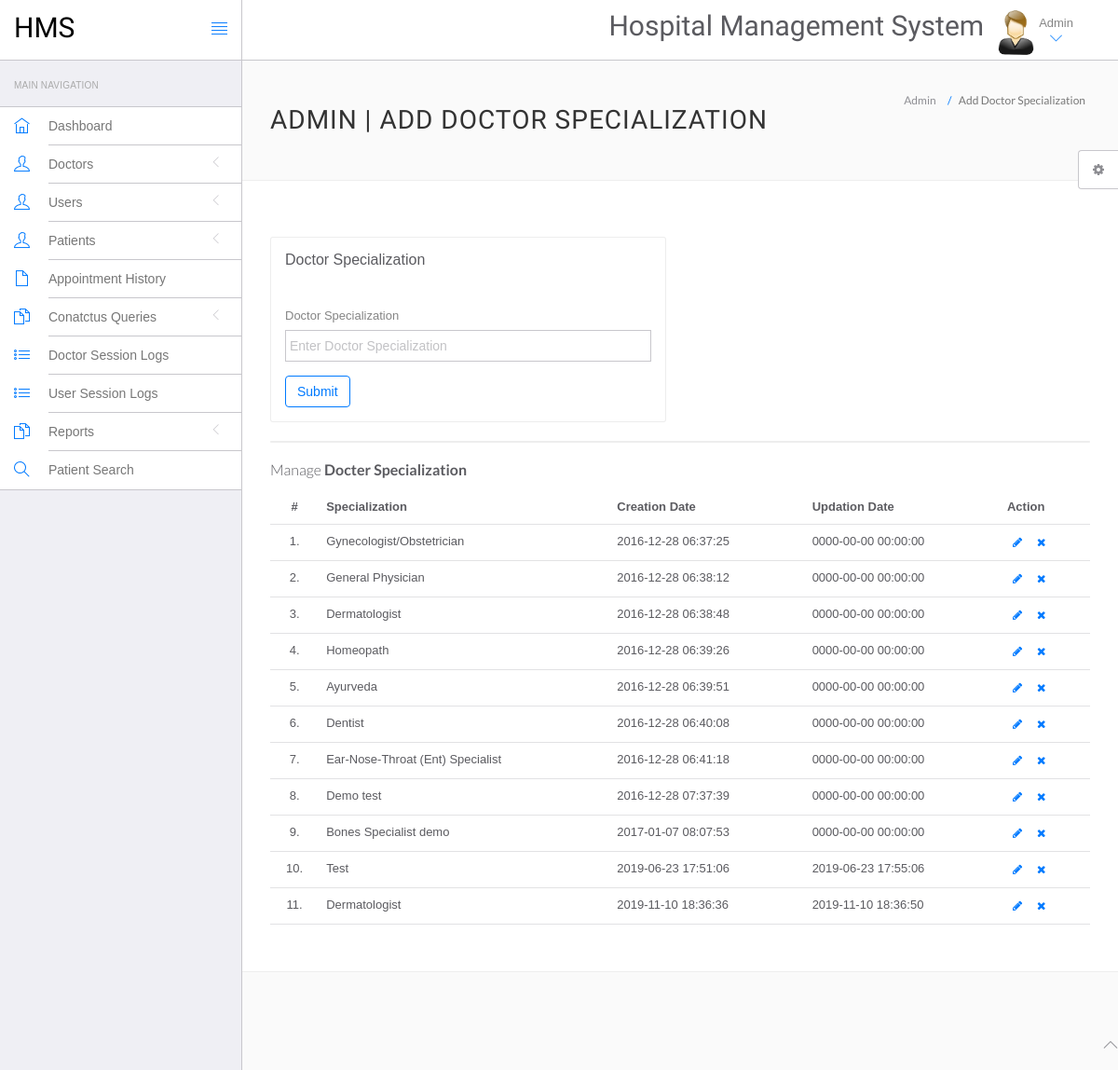
Page /hms/admin/doctor-specilization.php (signed in) on the committed database.
### tables this page shows
CREATE TABLE `doctorspecilization` (
  `id` int(11) NOT NULL,
  `specilization` varchar(255) DEFAULT NULL,
  `creationDate` timestamp NULL DEFAULT current_timestamp(),
  `updationDate` timestamp NULL DEFAULT NULL ON UPDATE current_timestamp()
);

### hms/admin/doctor-specilization.php (the view, shortened to what this page needs)
<?php
include('include/config.php');
?>
<!DOCTYPE html>
<html lang="en">
	<head>
		<link rel="stylesheet" href="vendor/bootstrap/css/bootstrap.min.css">
		<link rel="stylesheet" href="vendor/fontawesome/css/font-awesome.min.css">
		<link rel="stylesheet" href="vendor/themify-icons/themify-icons.min.css">
		<link href="vendor/animate.css/animate.min.css" rel="stylesheet" media="screen">
		<link href="vendor/perfect-scrollbar/perfect-scrollbar.min.css" rel="stylesheet" media="screen">
		<link href="vendor/switchery/switchery.min.css" rel="stylesheet" media="screen">
		<link href="vendor/bootstrap-touchspin/jquery.bootstrap-touchspin.min.css" rel="stylesheet" media="screen">
		<link href="vendor/select2/select2.min.css" rel="stylesheet" media="screen">
		<link href="vendor/bootstrap-datepicker/bootstrap-datepicker3.standalone.min.css" rel="stylesheet" media="screen">
		<link href="vendor/bootstrap-timepicker/bootstrap-timepicker.min.css" rel="stylesheet" media="screen">
		<link rel="stylesheet" href="assets/css/styles.css">
		<link rel="stylesheet" href="assets/css/plugins.css">
		<link rel="stylesheet" href="assets/css/themes/theme-1.css" id="skin_color" />
	</head>
	<body>
		<div id="app">
<?php include('include/sidebar.php');?>
			<div class="app-content">
						<?php include('include/header.php');?>
				<div class="main-content" >
					<div class="wrap-content container" id="container">
						<section id="page-title">
							<div class="row">
								<div class="col-sm-8">
									<h1 class="mainTitle">Admin | Add Doctor Specialization</h1>
																	</div>
								<ol class="breadcrumb">
									<li>
										<span>Admin</span>
									</li>
									<li class="active">
										<span>Add Doctor Specialization</span>
									</li>
								</ol>
							</div>
						</section>
						<div class="container-fluid container-fullw bg-white">
							<div class="row">
								<div class="col-md-12">
									<div class="row margin-top-30">
										<div class="col-lg-6 col-md-12">
											<div class="panel panel-white">
												<div class="panel-heading">
													<h5 class="panel-title">Doctor Specialization</h5>
												</div>
												<div class="panel-body">
													<form role="form" name="dcotorspcl" method="post" >
														<div class="form-group">
															<label for="exampleInputEmail1">
																Doctor Specialization
															</label>
							<input type="text" name="doctorspecilization" class="form-control"  placeholder="Enter Doctor Specialization">
														</div>
														<button type="submit" name="submit" class="btn btn-o btn-primary">
															Submit
														</button>
													</form>
												</div>
											</div>
										</div>
											</div>
										</div>
									<div class="col-lg-12 col-md-12">
											<div class="panel panel-white">
											</div>
										</div>
									</div>
									<div class="row">
								<div class="col-md-12">
									<h5 class="over-title margin-bottom-15">Manage <span class="text-bold">Docter Specialization</span></h5>
									<table class="table table-hover" id="sample-table-1">
										<thead>
											<tr>
												<th class="center">#</th>
												<th>Specialization</th>
												<th class="hidden-xs">Creation Date</th>
												<th>Updation Date</th>
												<th>Action</th>
											</tr>
										</thead>
										<tbody>
<?php
$sql=mysqli_query($con,"select * from doctorSpecilization");
$cnt=1;
while($row=mysqli_fetch_array($sql))
{
?>
											<tr>
												<td class="center"><?php echo $cnt;?>.</td>
												<td class="hidden-xs"><?php echo $row['specilization'];?></td>
												<td><?php echo $row['creationDate'];?></td>
												<td><?php echo $row['updationDate'];?>
												</td>
												<td >
												<div class="visible-md visible-lg hidden-sm hidden-xs">
							<a href="edit-doctor-specialization.php?id=<?php echo $row['id'];?>" class="btn btn-transparent btn-xs" tooltip-placement="top" tooltip="Edit"><i class="fa fa-pencil"></i></a>
	<a href="doctor-specilization.php?id=<?php echo $row['id']?>&del=delete" onClick="return confirm('Are you sure you want to delete?')"class="btn btn-transparent btn-xs tooltips" tooltip-placement="top" tooltip="Remove"><i class="fa fa-times fa fa-white"></i></a>
												</div>
												</td>
											</tr>
											<?php
$cnt=$cnt+1;
											 }?>
										</tbody>
									</table>
								</div>
							</div>
								</div>
							</div>
						</div>
					</div>
				</div>
	<?php include('include/footer.php');?>
	<?php include('include/setting.php');?>
	</body>
</html>

### hms/admin/assets/css/themes/theme-1.css (style rules this page uses)
body { background: #FAFAFA; }

### rows in the picture
doctorspecilization: specilization "Gynecologist/Obstetrician", creationDate "2016-12-28 06:37:25", updationDate "0000-00-00 00:00:00"
doctorspecilization: specilization "General Physician", creationDate "2016-12-28 06:38:12", updationDate "0000-00-00 00:00:00"
doctorspecilization: specilization "Dermatologist", creationDate "2016-12-28 06:38:48", updationDate "0000-00-00 00:00:00"
doctorspecilization: specilization "Homeopath", creationDate "2016-12-28 06:39:26", updationDate "0000-00-00 00:00:00"
doctorspecilization: specilization "Ayurveda", creationDate "2016-12-28 06:39:51", updationDate "0000-00-00 00:00:00"
doctorspecilization: specilization "Dentist", creationDate "2016-12-28 06:40:08", updationDate "0000-00-00 00:00:00"
doctorspecilization: specilization "Ear-Nose-Throat (Ent) Specialist", creationDate "2016-12-28 06:41:18", updationDate "0000-00-00 00:00:00"
doctorspecilization: specilization "Demo test", creationDate "2016-12-28 07:37:39", updationDate "0000-00-00 00:00:00"
doctorspecilization: specilization "Bones Specialist demo", creationDate "2017-01-07 08:07:53", updationDate "0000-00-00 00:00:00"
doctorspecilization: specilization "Test", creationDate "2019-06-23 17:51:06", updationDate "2019-06-23 17:55:06"
doctorspecilization: specilization "Dermatologist", creationDate "2019-11-10 18:36:36", updationDate "2019-11-10 18:36:50"
